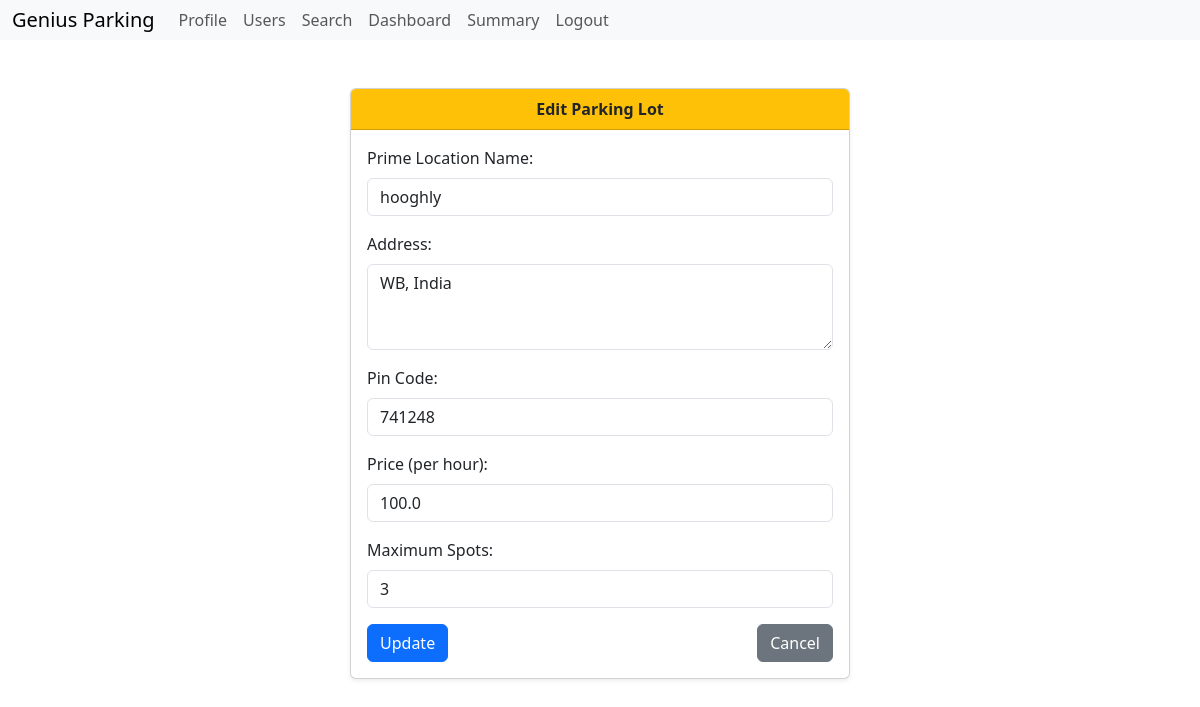
Screenshot of /edit_lot/1 (signed in) with the database file from the repository.
### models.py (models this page shows, shortened)
class Parking_Lot(db.Model):
    __tablename__ = 'parking_lot'
    id = db.Column(db.Integer, primary_key=True)
    prime_location_name = db.Column(db.String(100), nullable=False)
    price = db.Column(db.Float, nullable=False)
    address = db.Column(db.String(255), nullable=False)
    pincode = db.Column(db.String(10), nullable=False)
    maximum_number_of_spots = db.Column(db.Integer, nullable=False)
    user_id = db.Column(db.Integer, db.ForeignKey('user.id'), nullable=False)
    parking_spot = db.relationship('Parking_Spot', back_populates='parking_lot', lazy=True)

### routes.py (the view, shortened to what this page needs)
@app.route('/edit_lot/<int:lot_id>', methods=['GET', 'POST'])
@auth_admin
def edit_lot(lot_id):
    if not session.get('user_id'):
        flash('Login required', 'danger')
        return redirect(url_for('login'))
    user = User.query.get(session['user_id'])
    if not user.is_admin:
        flash('Access denied', 'danger')
        return redirect(url_for('profile'))
    lot = Parking_Lot.query.get_or_404(lot_id)
    return render_template('edit_lot.html', lot=lot,  user=User.query.get(session['user_id']))

### app.py (called while the page is built)
@app.context_processor
def inject_now():
    return {'now': lambda: datetime.now().strftime("%Y-%m-%d %H:%M:%S")}

### routes.py (called while the page is built)
def auth_admin(func):
    @wraps(func)
    def core(*args, **kwargs):
        if 'user_id' not in session:
            flash('Please login first!', 'danger')
            return redirect(url_for('login'))
        user = User.query.get(session['user_id'])
        if not user.is_admin:
            flash('You are not allowed to view this page!', 'danger')
            return redirect(url_for('profile'))
        return func(*args, **kwargs)
    return core

### templates/edit_lot.html (shortened to what this page needs)
{% extends 'layout.html' %}
{% block content %}
<div class="container mt-5">
    <div class="card shadow-sm mx-auto" style="max-width: 500px;">
        <div class="card-header bg-warning text-center fw-bold">
            Edit Parking Lot
        </div>
        <div class="card-body">
            <form method="POST">
                <div class="mb-3">
                    <label for="prime_location_name" class="form-label">Prime Location Name:</label>
                    <input type="text" class="form-control" id="prime_location_name" name="prime_location_name" value="{{ lot.prime_location_name }}" required>
                </div>
                <div class="mb-3">
                    <label for="address" class="form-label">Address:</label>
                    <textarea class="form-control" id="address" name="address" rows="3" required>{{ lot.address }}</textarea>
                </div>
                <div class="mb-3">
                    <label for="pincode" class="form-label">Pin Code:</label>
                    <input type="text" class="form-control" id="pincode" name="pincode" value="{{ lot.pincode }}" required>
                </div>
                <div class="mb-3">
                    <label for="price" class="form-label">Price (per hour):</label>
                    <input type="number" class="form-control" id="price" name="price" step="0.01" value="{{ lot.price }}" required>
                </div>
                <div class="mb-3">
                    <label for="maximum_number_of_spots" class="form-label">Maximum Spots:</label>
                    <input type="number" class="form-control" id="maximum_number_of_spots" name="maximum_number_of_spots" value="{{ lot.maximum_number_of_spots }}" required>
                </div>
                <div class="d-flex justify-content-between">
                    <button type="submit" class="btn btn-primary">Update</button>
                    <a href="{{ url_for('admin_dashboard') }}" class="btn btn-secondary">Cancel</a>
                </div>
            </form>
        </div>
    </div>
</div>
{% endblock %}

### rows the page displays
Parking_Lot: prime_location_name "hooghly", address "WB, India", pincode "741248", price "100.0", maximum_number_of_spots "3"
